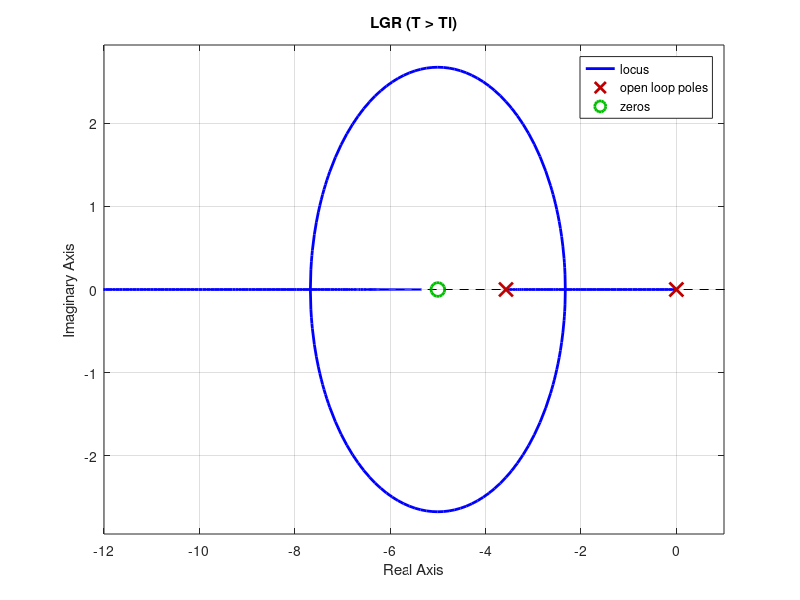
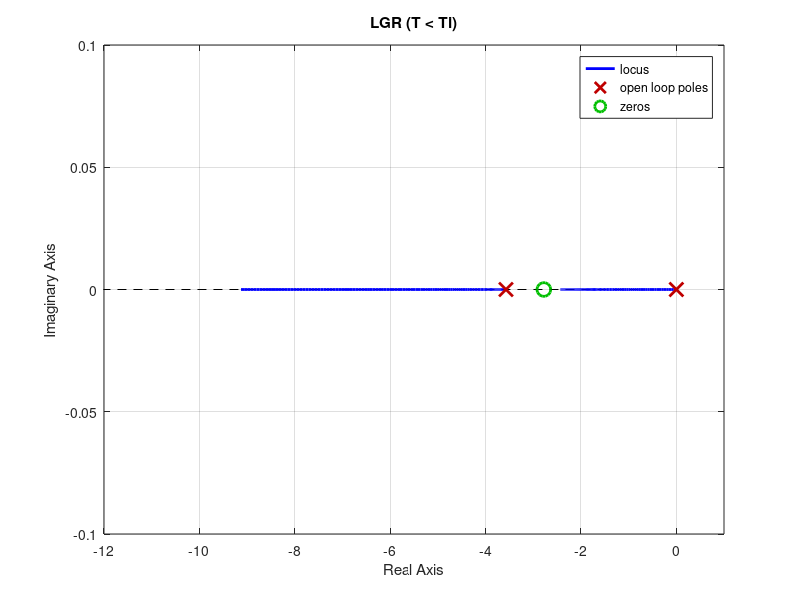
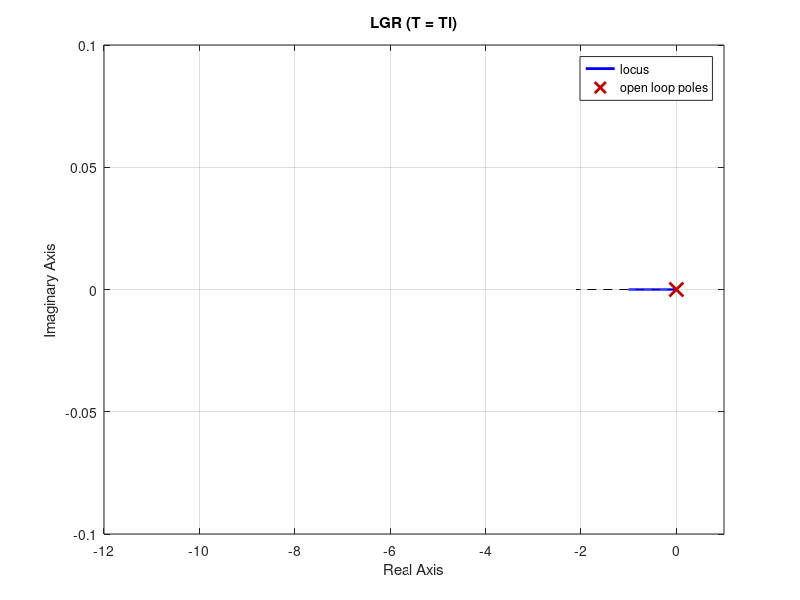

Write MATLAB code to recreate these figures, in order.
%%%%%%%%%%%%%%%%%%%%%%%%%%%%%%%%%%%%%%%%%%%%%%%%%%%%%%%%%%%%%%%%%%%%%%%%%%%%%%%%
%%% Parâmetros de entrada do simulink
%%%%%%%%%%%%%%%%%%%%%%%%%%%%%%%%%%%%%%%%%%%%%%%%%%%%%%%%%%%%%%%%%%%%%%%%%%%%%%%%

K = 54.93; % K (exp. 2)
Kt = 0.0169; % Kt (exp. 2)
T = 0.28; % T (exp. 2)
Kp = 1.59; % Kp (exp. 2)
KNL = 59.85; % K não-linear (exp. 4)
phi = 1.25; % phi (exp. 4)
n = 1 / 3;
phi = 1.9; % atrito de Coulomb
tr = [0.3 0.5 1]; % tempos de subida (exp. 7)
Kcs = [0.5 1 1.5]; % Kcs (exp. 7)
Kc = Kcs(2);
KKt = K*Kt;
KtL = KKt / K; % Kt linear
KtNL = KKt / KNL; % Kt não-linear
Kpi = 0.661 ./ tr;
U = Kp * pi / 2; % amplitude do degrau, equivalente a 90deg em volts



%%%%%%%%%%%%%%%%%%%%%%%%%%%%%%%%%%%%%%%%%%%%%%%%%%%%%%%%%%%%%%%%%%%%%%%%%%%%%%%%
%%% Item (e)
%%% Plot do lugar geométrico das raízes para os três casos
%%%%%%%%%%%%%%%%%%%%%%%%%%%%%%%%%%%%%%%%%%%%%%%%%%%%%%%%%%%%%%%%%%%%%%%%%%%%%%%%

Ti = T - 0.08;
Gma = tf([Kpi(1)*KKt*Ti Kpi(1)*KKt], [T*Ti Ti 0]);
figure;
rlocus(Gma)
title('LGR (T > Ti)');
xlim([-12 1]);

Ti = T + 0.08;
Gma = tf([Kpi(1)*KKt*Ti Kpi(1)*KKt], [T*Ti Ti 0]);
figure;
rlocus(Gma)
title('LGR (T < Ti)');
xlim([-12 1]);

Ti = T;
Gma = tf([Kpi(1)*KKt], [T 0]);
figure;
rlocus(Gma)
title('LGR (T = Ti)');
xlim([-12 1]);


% Resposta ao degrau
% opt = stepDataOptions('StepAmplitude', U);
% Wn = sqrt((Kc * K * Kp * n^2) / T);
% xi = 1 / (2 * Wn * T);
% Mp = exp((-pi * xi) / sqrt(1 - xi^2));
% tp = pi / (Wn * sqrt(1 - xi^2));

% % Gma = tf(Kc * K * Kp * n^2, [T 1 0]);
% Gmf = tf(Wn^2, [1 2*xi*Wn Wn^2]);
% step(Gmf, opt);

% data = ['CtrlPos_P_Kc05.mat' 'CtrlPos_P_Kc10.mat' 'CtrlPos_P_Kc15.mat'];
% Controle de posição: resposta ao degrau de 90deg

